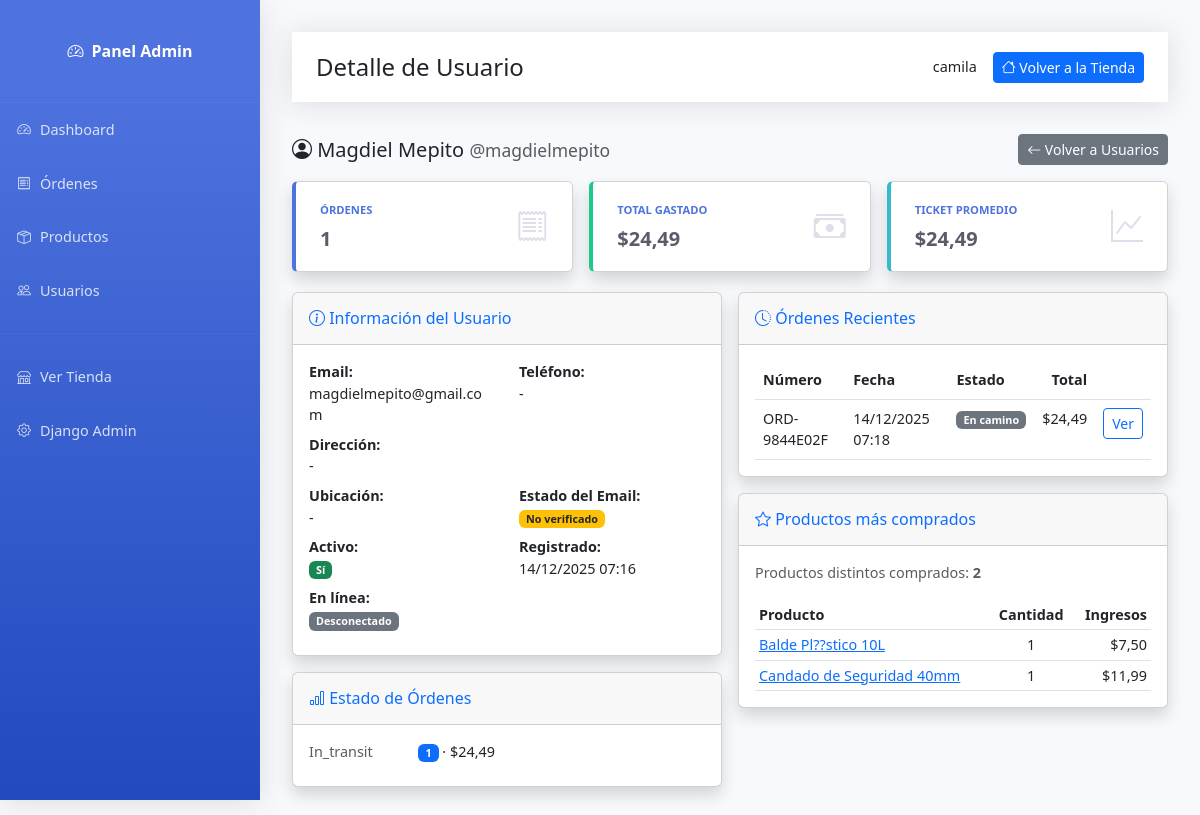
Page /admin-panel/usuario/28/ (signed in) on the earlier database version.
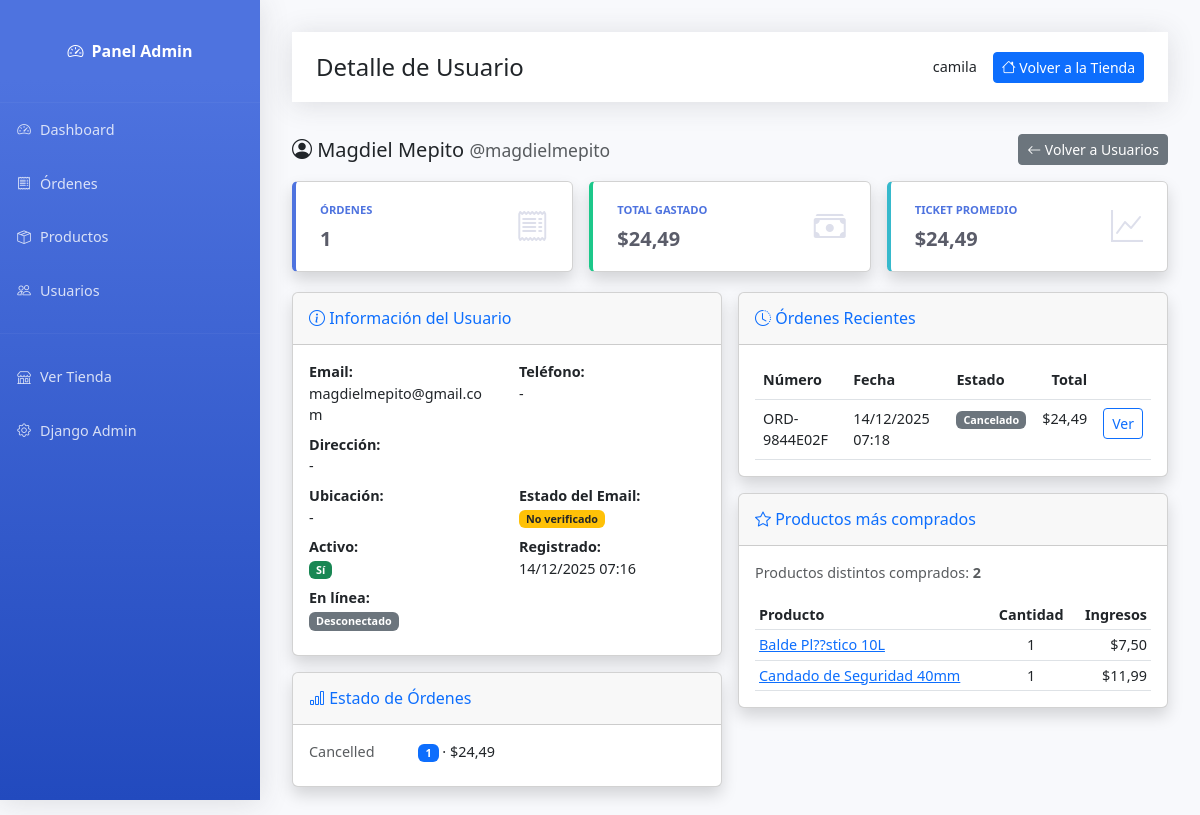
Same page on the later database version.
### shop/models.py (models this page shows, shortened)
class Order(models.Model):
    PAYMENT_CHOICES = [
        ('cash', 'Efectivo'),
        ('transfer', 'Transferencia'),
    ]
    STATUS_CHOICES = [
        ('pending', 'Pendiente'),
        ('confirmed', 'Confirmado'),
        ('preparing', 'Preparando'),
        ('in_transit', 'En camino'),
        ('delivered', 'Entregado'),
        ('cancelled', 'Cancelado'),
    ]
    DELIVERY_TIME_CHOICES = [
        ('morning', 'Mañana (8:00 AM - 12:00 PM)'),
        ('afternoon', 'Tarde (12:00 PM - 6:00 PM)'),
        ('evening', 'Noche (6:00 PM - 9:00 PM)'),
    ]
    user = models.ForeignKey(
        User,
        on_delete=models.CASCADE,
        related_name='orders',
        verbose_name="Usuario",
        db_index=True  # ✅ ÍNDICE: Para filtrar órdenes por usuario
    )
    order_number = models.CharField(
        max_length=20,
        unique=True,
        verbose_name="Número de orden",
        db_index=True  # ✅ ÍNDICE: Para búsqueda por número de orden
    )
    delivery_address = models.TextField(verbose_name="Dirección de entrega")
    delivery_city = models.CharField(max_length=100, verbose_name="Municipio")
    delivery_province = models.CharField(max_length=100, verbose_name="Provincia")
    contact_phone = models.CharField(max_length=17, verbose_name="Teléfono de contacto")
    delivery_date = models.DateField(verbose_name="Fecha de entrega", db_index=True)  # ✅ ÍNDICE: Para reportes por fecha
    delivery_time = models.CharField(max_length=50, choices=DELIVERY_TIME_CHOICES, verbose_name="Hora de entrega")
    payment_method = models.CharField(max_length=20, choices=PAYMENT_CHOICES, verbose_name="Método de pago")
    status = models.CharField(
        max_length=20,
        choices=STATUS_CHOICES,
        default='pending',
        verbose_name="Estado",
        db_index=True  # ✅ ÍNDICE: Filtro muy común
    )
    subtotal = models.DecimalField(max_digits=10, decimal_places=2, verbose_name="Subtotal")
    delivery_fee = models.DecimalField(max_digits=10, decimal_places=2, default=0, verbose_name="Costo de envío")
    total = models.DecimalField(max_digits=10, decimal_places=2, verbose_name="Total", db_index=True)  # ✅ ÍNDICE: Para reportes
    notes = models.TextField(blank=True, verbose_name="Notas adicionales")
    admin_notes = models.TextField(blank=True, verbose_name="Notas del administrador")
    cancellation_reason = models.TextField(blank=True, verbose_name="Motivo de cancelación")
    created_at = models.DateTimeField(auto_now_add=True, verbose_name="Fecha de creación", db_index=True)  # ✅ ÍNDICE: Ordenar
    updated_at = models.DateTimeField(auto_now=True, verbose_name="Última actualización")
    class Meta:
        verbose_name = "Orden"
        verbose_name_plural = "Órdenes"
        ordering = ['-created_at']
        indexes = [
            models.Index(fields=['user', '-created_at']),
            models.Index(fields=['status', '-created_at']),
            models.Index(fields=['status', 'user']),
            models.Index(fields=['created_at', 'status']),
        ]

### shop/views/admin/users.py (the view)
# urls.py: path('admin-panel/usuario/<int:user_id>/', views.admin_user_detail, name='admin_user_detail'),
@staff_member_required
def admin_user_detail(request, user_id):
    user = get_object_or_404(User.objects.select_related('profile'), pk=user_id)
    orders = Order.objects.filter(user=user).prefetch_related(
        'items__product'
    ).order_by('-created_at')
    order_count = orders.count()
    aggregates = orders.aggregate(
        total_spent=Sum('total'),
        avg_order=Avg('total')
    )
    total_spent = aggregates['total_spent'] or 0
    avg_order = aggregates['avg_order'] or 0
    last_order = orders.first()
    status_breakdown = list(
        orders.values('status').annotate(
            count=Count('id'),
            total=Sum('total')
        ).order_by()
    )
    distinct_products = OrderItem.objects.filter(
        order__user=user
    ).values('product').distinct().count()
    top_products = OrderItem.objects.filter(
        order__user=user
    ).values(
        'product__id', 'product__name'
    ).annotate(
        total_quantity=Sum('quantity'),
        revenue=Sum(
            ExpressionWrapper(
                F('quantity') * F('price'),
                output_field=DecimalField(max_digits=12, decimal_places=2)
            )
        )
    ).order_by('-total_quantity')[:10]
    cart = getattr(user, 'cart', None)
    context = {
        'detail_user': user,
        'profile': getattr(user, 'profile', None),
        'orders': orders,
        'order_count': order_count,
        'total_spent': total_spent,
        'avg_order': avg_order,
        'last_order': last_order,
        'status_breakdown': status_breakdown,
        'distinct_products': distinct_products,
        'top_products': top_products,
        'cart': cart,
    }
    return render(request, 'shop/admin/user_detail.html', context)

### shop/templates/shop/admin/user_detail.html (shortened to what the changed rows need)
{% extends 'shop/admin/base_admin.html' %}
{% block content %}
<div class="row g-3 mt-1">
    <div class="col-lg-6">
        <div class="card shadow">
            <div class="card-body">
                <div class="row">
                    {% for s in status_breakdown %}
                    <div class="col-md-6 mb-2">
                        <div class="d-flex justify-content-between">
                            <span class="text-muted">{{ s.status|capfirst }}</span>
                            <span><span class="badge bg-primary">{{ s.count }}</span> · ${{ s.total|default:0|floatformat:2 }}</span>
                        </div>
                    </div>
                    {% empty %}
                    <div class="col-12 text-muted">Sin órdenes</div>
                    {% endfor %}
                </div>
            </div>
        </div>
    </div>
    <div class="col-lg-6">
        <div class="card shadow mb-3">
            <div class="card-body">
                <div class="table-responsive">
                    <table class="table table-hover mb-0">
                        <thead>
                            <tr>
                                <th>Número</th>
                                <th>Fecha</th>
                                <th>Estado</th>
                                <th class="text-end">Total</th>
                                <th></th>
                            </tr>
                        </thead>
                        <tbody>
                            {% for order in orders %}
                            <tr>
                                <td>{{ order.order_number }}</td>
                                <td>{{ order.created_at|date:"d/m/Y H:i" }}</td>
                                <td><span class="badge bg-secondary">{{ order.get_status_display }}</span></td>
                                <td class="text-end">${{ order.total|floatformat:2 }}</td>
                                <td class="text-end">
                                    <a href="{% url 'shop:admin_order_detail' order.id %}" class="btn btn-sm btn-outline-primary">
                                        Ver
                                    </a>
                                </td>
                            </tr>
                            {% endfor %}
                        </tbody>
                    </table>
                </div>
            </div>
        </div>
        <div class="card shadow">
            <div class="card-body">
                <div class="table-responsive">
                    <table class="table table-sm table-hover mb-0">
                        <thead>
                            <tr>
                                <th>Producto</th>
                                <th class="text-center">Cantidad</th>
                                <th class="text-end">Ingresos</th>
                            </tr>
                        </thead>
                    </table>
                </div>
            </div>
        </div>
    </div>
</div>
{% endblock %}

Differences in the rows shown:
changed Order "ORD-9844E02F": status "En camino" → "Cancelado"
Other differences:
new list line: "Cancelled 1 · $ 24,49"
list line gone: "In_transit 1 · $ 24,49"
